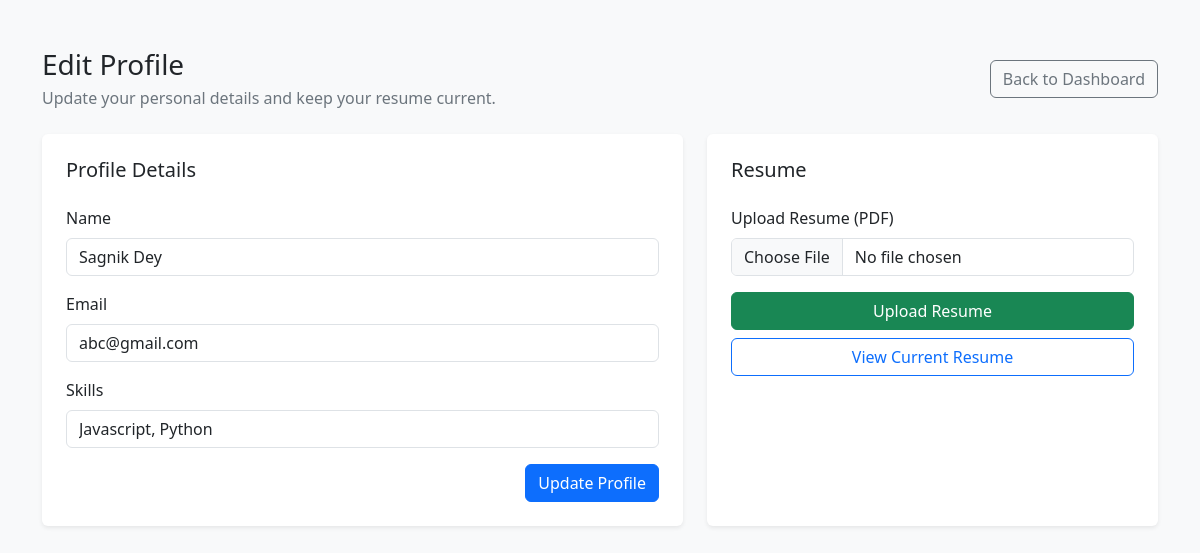
The page /student/profile (signed in) on the database its author committed.
### models.py (models this page shows)
class Student(db.Model):
    id = db.Column(
        db.Integer,
        db.ForeignKey('user.id'),
        primary_key=True
    )
    name = db.Column(db.String(100))
    email = db.Column(db.String(100))
    skills = db.Column(db.String(200))
    resume = db.Column(db.String(200))
    blacklisted = db.Column(db.Boolean, default=False)
    applications = db.relationship('Application', backref='student', lazy=True)

### routes.py (the view)
@routes.route("/student/profile", methods=["GET","POST"])
@login_required
def student_profile():
    if current_user.role != "student":
        return "Unauthorized"
    student = Student.query.get(current_user.id)
    if request.method == "POST":
        student.name = request.form["name"]
        student.email = request.form["email"]
        student.skills = request.form["skills"]
        db.session.commit()
        return redirect("/student/dashboard")
    return render_template("student_profile.html", student=student)

### app.py (called while the page is built)
@app.after_request
def add_no_cache_headers(response):
    if request.endpoint != "static":
        response.headers["Cache-Control"] = "no-store"
    return response

@login_manager.user_loader
def load_user(user_id):
    return User.query.get(int(user_id))

### templates/student_profile.html (shortened to what this page needs)
{% extends "base.html" %}
{% block content %}
<div class="d-flex justify-content-between align-items-center flex-wrap gap-2 mb-4">
	<div>
		<h1 class="h3 mb-1">Edit Profile</h1>
		<p class="text-secondary mb-0">Update your personal details and keep your resume current.</p>
	</div>
	<a class="btn btn-outline-secondary" href="/student/dashboard">Back to Dashboard</a>
</div>
<div class="row g-4">
	<div class="col-lg-7">
		<div class="card border-0 shadow-sm h-100">
			<div class="card-body p-4">
				<h2 class="h5 mb-4">Profile Details</h2>
				<form method="POST">
					<div class="mb-3">
						<label class="form-label">Name</label>
						<input class="form-control" name="name" value="{{student.name}}">
					</div>
					<div class="mb-3">
						<label class="form-label">Email</label>
						<input class="form-control" name="email" value="{{student.email}}">
					</div>
					<div class="mb-3">
						<label class="form-label">Skills</label>
						<input class="form-control" name="skills" value="{{student.skills}}">
					</div>
					<div class="d-grid d-md-flex justify-content-md-end">
						<button class="btn btn-primary">Update Profile</button>
					</div>
				</form>
			</div>
		</div>
	</div>
	<div class="col-lg-5">
		<div class="card border-0 shadow-sm h-100">
			<div class="card-body p-4">
				<h2 class="h5 mb-4">Resume</h2>
				<form method="POST" action="/student/update_resume" enctype="multipart/form-data">
					<div class="mb-3">
						<label class="form-label">Upload Resume (PDF)</label>
						<input type="file" name="resume" class="form-control" accept="application/pdf">
					</div>
					<div class="d-grid gap-2">
						<button class="btn btn-success">Upload Resume</button>
						{% if student.resume %}
						<a class="btn btn-outline-primary" target="_blank" href="/static/uploads/{{student.resume}}">View Current Resume</a>
						{% endif %}
					</div>
				</form>
			</div>
		</div>
	</div>
</div>
{% endblock %}

### rows shown on the page
Student: name "Sagnik Dey", email "abc@gmail.com", skills "Javascript, Python"
